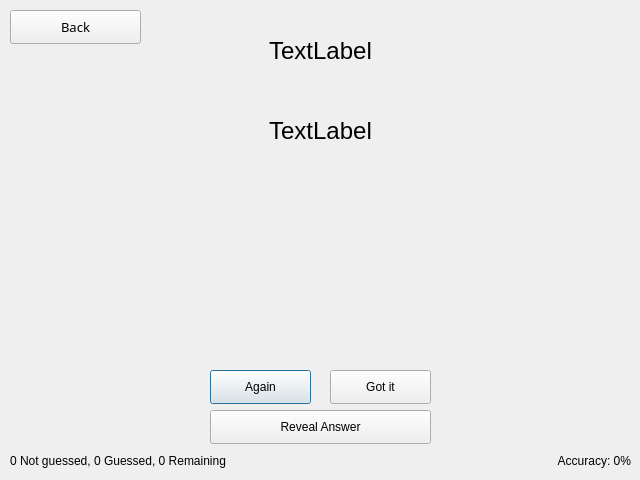
<?xml version="1.0" encoding="UTF-8"?>
<ui version="4.0">
 <class>flashcards</class>
 <widget class="QDialog" name="flashcards">
  <property name="geometry">
   <rect>
    <x>0</x>
    <y>0</y>
    <width>640</width>
    <height>480</height>
   </rect>
  </property>
  <property name="windowTitle">
   <string>Dialog</string>
  </property>
  <widget class="QPushButton" name="button_know0">
   <property name="geometry">
    <rect>
     <x>210</x>
     <y>370</y>
     <width>101</width>
     <height>34</height>
    </rect>
   </property>
   <property name="text">
    <string>Again</string>
   </property>
  </widget>
  <widget class="QPushButton" name="button_flip">
   <property name="geometry">
    <rect>
     <x>210</x>
     <y>410</y>
     <width>221</width>
     <height>34</height>
    </rect>
   </property>
   <property name="text">
    <string>Reveal Answer</string>
   </property>
  </widget>
  <widget class="QPushButton" name="button_know3">
   <property name="geometry">
    <rect>
     <x>330</x>
     <y>370</y>
     <width>101</width>
     <height>34</height>
    </rect>
   </property>
   <property name="text">
    <string>Got it</string>
   </property>
  </widget>
  <widget class="QLabel" name="label_question">
   <property name="geometry">
    <rect>
     <x>10</x>
     <y>10</y>
     <width>621</width>
     <height>81</height>
    </rect>
   </property>
   <property name="font">
    <font>
     <pointsize>18</pointsize>
    </font>
   </property>
   <property name="text">
    <string>TextLabel</string>
   </property>
   <property name="alignment">
    <set>Qt::AlignmentFlag::AlignCenter</set>
   </property>
  </widget>
  <widget class="QLabel" name="label_answer">
   <property name="geometry">
    <rect>
     <x>10</x>
     <y>90</y>
     <width>621</width>
     <height>81</height>
    </rect>
   </property>
   <property name="font">
    <font>
     <pointsize>18</pointsize>
    </font>
   </property>
   <property name="text">
    <string>TextLabel</string>
   </property>
   <property name="alignment">
    <set>Qt::AlignmentFlag::AlignCenter</set>
   </property>
  </widget>
  <widget class="QPushButton" name="button_home">
   <property name="geometry">
    <rect>
     <x>10</x>
     <y>10</y>
     <width>131</width>
     <height>34</height>
    </rect>
   </property>
   <property name="font">
    <font>
     <family>Ubuntu Sans</family>
     <pointsize>10</pointsize>
    </font>
   </property>
   <property name="text">
    <string>Back</string>
   </property>
  </widget>
  <widget class="QLabel" name="label_stats">
   <property name="geometry">
    <rect>
     <x>10</x>
     <y>450</y>
     <width>301</width>
     <height>21</height>
    </rect>
   </property>
   <property name="text">
    <string>0 Not guessed, 0 Guessed, 0 Remaining</string>
   </property>
  </widget>
  <widget class="QLabel" name="label_acc">
   <property name="geometry">
    <rect>
     <x>330</x>
     <y>450</y>
     <width>301</width>
     <height>21</height>
    </rect>
   </property>
   <property name="text">
    <string>Accuracy: 0%</string>
   </property>
   <property name="alignment">
    <set>Qt::AlignmentFlag::AlignRight|Qt::AlignmentFlag::AlignTrailing|Qt::AlignmentFlag::AlignVCenter</set>
   </property>
  </widget>
 </widget>
 <resources/>
 <connections/>
</ui>
